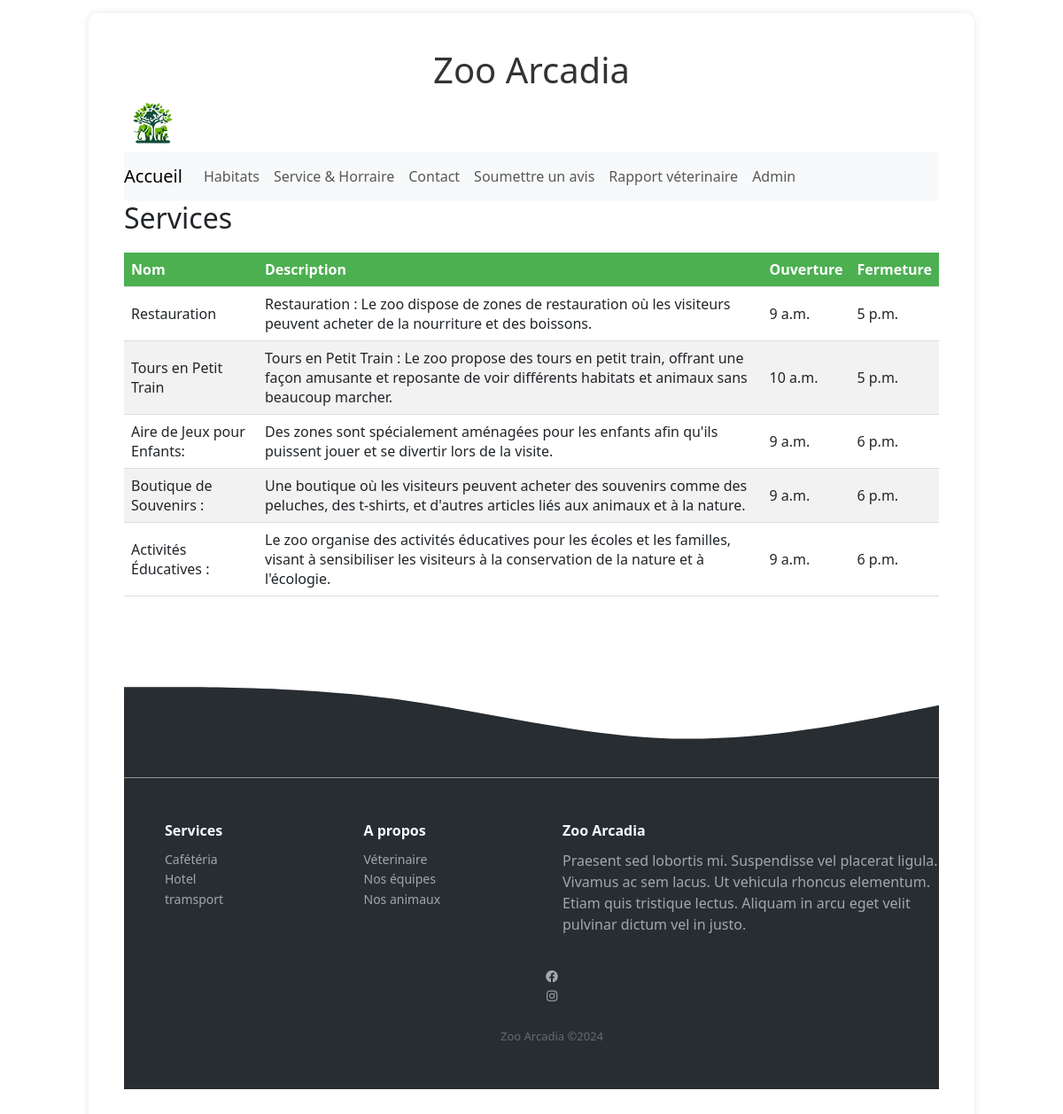
The app's page /service/ with its own data.
### liste/models.py (models this page shows, shortened)
class Service(models.Model):
    nom = models.CharField(max_length=50)
    description = models.CharField(max_length=200)
    roles = models.ManyToManyField('Role', related_name='services')
    heure_ouverture = models.TimeField(verbose_name="Heure d'ouverture", null=True, blank=True)
    heure_fermeture = models.TimeField(verbose_name="Heure de fermeture", null=True, blank=True)

### liste/views.py (the view)
# urls.py: path('service/', views.service, name='service'),
def service(request):
    services = Service.objects.all()
    context = {'services': services}
    return render(request, 'liste/service.html', context)

### liste/templates/liste/service.html (shortened to what this page needs)
{% load static %}
<html lang="fr">
  <head>
    <link
      rel="stylesheet"
      href="https://cdnjs.cloudflare.com/ajax/libs/font-awesome/5.15.3/css/all.min.css"
    />
    <link
      href="https://cdn.jsdelivr.net/npm/bootstrap@5.3.2/dist/css/bootstrap.min.css"
      rel="stylesheet"
    />
    <link
      rel="stylesheet"
      rel="stylesheet"
      href="{% static 'liste/style.css' %}"
    />
  </head>
  <body>
    <div class="main-content">
    <div class="h1-container">
      <h1>Zoo Arcadia</h1>
    </div>
      <header>
       <a class="navbar-brand" href="/">
        <img src="{% static 'liste/images/logo.png' %}" alt="Logo Zoo Arcadia" style="height: 60px;">
    </a>
          <nav class="navbar navbar-expand-lg navbar-light bg-light">
            <a class="navbar-brand" href="/">Accueil</a>
            <div class="collapse navbar-collapse" id="navbarNav">
              <ul class="navbar-nav">
                <li class="nav-item active">
                  <a class="nav-link" href="/habitat">Habitats <span class="sr-only">(current)</span></a>
                </li>
                <li class="nav-item">
                  <a class="nav-link" href="/service">Service & Horraire </a>
                </li>
                <li class="nav-item">
                  <a class="nav-link" href="/contact">Contact</a>
                </li>
              <li class="nav-item">
                <a class="nav-link" href="/submit_avis">Soumettre un avis</a>
              </li>
          <li class="nav-item">
            <a class="nav-link" href="/rapport">Rapport véterinaire</a>
          </li>
              <li class="nav-item">
                <a class="nav-link" href="/admin">Admin</a>
              </li>
              </ul>
            </div>
          </nav>
      </header>
      <main>
        <h2>Services</h2>
    <table>
        <thead>
            <tr>
                <th>Nom</th>
                <th>Description</th>
                <th>Ouverture</th>
                <th>Fermeture</th>
            </tr>
        </thead>
        <tbody>
            {% for service in services %}
            <tr>
                <td>{{ service.nom }}</td>
                <td>{{ service.description }}</td>
                <td>{{ service.heure_ouverture|default:"Non spécifié" }}</td>
                <td>{{ service.heure_fermeture|default:"Non spécifié" }}</td>
            </tr>
            {% endfor %}
        </tbody>
    </table>
          <section>
            <div class="svg-image"><svg xmlns="http://www.w3.org/2000/svg" viewBox="0 0 1440 320">
              <path fill="#282d32" fill-opacity="1" d="M0,160L80,160C160,160,320,160,480,181.3C640,203,800,245,960,250.7C1120,256,1280,224,1360,208L1440,192L1440,320L1360,320C1280,320,1120,320,960,320C800,320,640,320,480,320C320,320,160,320,80,320L0,320Z"></path>
            </svg></div>
          </section>
      </main>
      <footer>
      <div class="footer-dark">
        <footer>
            <div class="container-media">
                <div class="row">
                    <div class="col-sm-6 col-md-3 item">
                        <h3>Services</h3>
                        <ul>
                            <li><a href="#"> Cafétéria </a></li>
                            <li><a href="#"> Hotel </a></li>
                            <li><a href="#"> tramsport </a></li>
                        </ul>
                    </div>
                    <div class="col-sm-6 col-md-3 item">
                        <h3>A propos</h3>
                        <ul>
                            <li><a href="#">Véterinaire</a></li>
                            <li><a href="#">Nos équipes</a></li>
                            <li><a href="#">Nos animaux</a></li>
                        </ul>
                    </div>
                    <div class="col-md-6 item text">
                        <h3>Zoo Arcadia</h3>
                        <p>Praesent sed lobortis mi. Suspendisse vel placerat ligula.
                           Vivamus ac sem lacus. Ut vehicula rhoncus elementum.
                           Etiam quis tristique lectus. Aliquam in arcu eget velit
                            pulvinar dictum vel in justo.</p>
                    </div>
                    <div>
                    <ul class="text-center">
                      <li>
                          <a class="facebook" href="https://www.facebook.com/votrepagefacebook" target="_blank">
                              <i class="fab fa-facebook" aria-hidden="true"></i>
                          </a>
                      </li>
                      <li>
                          <a class="instagram" href="https://www.instagram.com/votrepageinstagram" target="_blank">
                              <i class="fab fa-instagram" aria-hidden="true"></i>
                          </a>
                      </li>
                  </ul>
                <p class="copyright">Zoo Arcadia ©2024</p>
            </div>
        </footer>
    </div>
  </div>
  </body>
  </html>

### liste/static/liste/style.css (style rules this page uses)
.main-content { margin: 15px auto; width: 90%; max-width: 1000px; background-color: #ffffff; padding: 40px; border-radius: 10px; box-shadow: 0 0 10px rgba(12, 5, 5, 0.1); }
.h1-container { text-align: center; animation-name: titel; animation-duration: 2s; }
.container-media { margin-left:5%; }
.footer-dark { padding:50px 0; color:#f0f9ff; background-color:#282d32; }
.footer-dark h3 { margin-top:0; margin-bottom:12px; font-weight:bold; font-size:16px; }
.footer-dark ul { padding:0; list-style:none; line-height:1.6; font-size:14px; margin-bottom:0; }
.footer-dark ul a { color:inherit; text-decoration:none; opacity:0.6; }
.footer-dark .item.text { margin-bottom:36px; }
.footer-dark .item.text p { opacity:0.6; margin-bottom:0; }
.footer-dark .copyright { text-align:center; padding-top:24px; opacity:0.3; font-size:13px; margin-bottom:0; }
table { width: 100%; border-collapse: collapse; margin-top: 20px; }
th, td { padding: 8px; text-align: left; border-bottom: 1px solid #ddd; }
th { background-color: #4CAF50; color: white; }
img { width: 100px; height: auto; border-radius: 5px; }
thead th { position: sticky; top: 0; z-index: 10; }
tr:nth-child(even) { background-color: #f2f2f2; }
h1 { text-align: center; color: #333; }
.navbar-brand img { width: auto; height: 50px; }

### records on screen
Service: nom "Restauration", description "Restauration : Le zoo dispose de zones de restauration où les visiteurs peuvent acheter de la nourriture et des boissons.", heure_ouverture "9 a.m.", heure_fermeture "5 p.m."
Service: nom "Tours en Petit Train", description "Tours en Petit Train : Le zoo propose des tours en petit train, offrant une façon amusante et reposante de voir différents habitats et animaux sans beaucoup marcher.", heure_ouverture "10 a.m.", heure_fermeture "5 p.m."
Service: nom "Aire de Jeux pour Enfants:", description "Des zones sont spécialement aménagées pour les enfants afin qu'ils puissent jouer et se divertir lors de la visite.", heure_ouverture "9 a.m.", heure_fermeture "6 p.m."
Service: nom "Boutique de Souvenirs :", description "Une boutique où les visiteurs peuvent acheter des souvenirs comme des peluches, des t-shirts, et d'autres articles liés aux animaux et à la nature.", heure_ouverture "9 a.m.", heure_fermeture "6 p.m."
Service: nom "Activités Éducatives :", description "Le zoo organise des activités éducatives pour les écoles et les familles, visant à sensibiliser les visiteurs à la conservation de la nature et à l'écologie.", heure_ouverture "9 a.m.", heure_fermeture "6 p.m."
